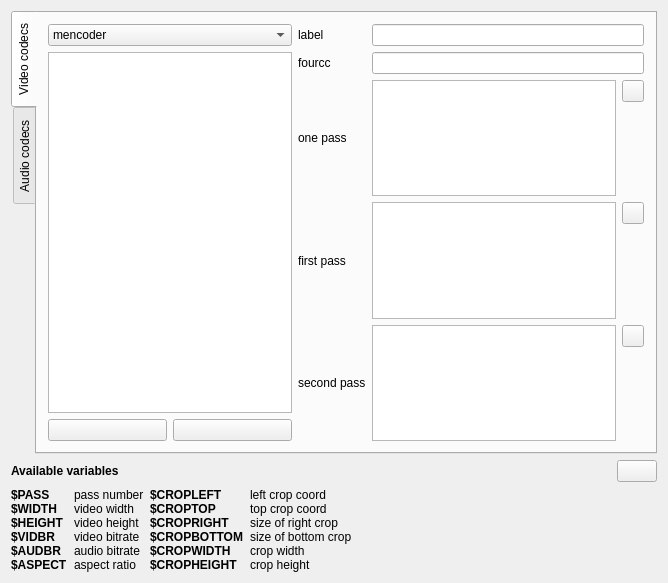
<?xml version="1.0" encoding="UTF-8"?>
<ui version="4.0">
 <class>prefMencoder</class>
 <widget class="QWidget" name="prefMencoder">
  <property name="geometry">
   <rect>
    <x>0</x>
    <y>0</y>
    <width>668</width>
    <height>583</height>
   </rect>
  </property>
  <property name="windowTitle">
   <string>Form1</string>
  </property>
  <layout class="QGridLayout" name="gridLayout_6">
   <item row="1" column="0">
    <widget class="QLabel" name="textLabel1">
     <property name="sizePolicy">
      <sizepolicy hsizetype="Preferred" vsizetype="Fixed">
       <horstretch>0</horstretch>
       <verstretch>0</verstretch>
      </sizepolicy>
     </property>
     <property name="font">
      <font>
       <weight>75</weight>
       <bold>true</bold>
      </font>
     </property>
     <property name="text">
      <string>Available variables</string>
     </property>
     <property name="wordWrap">
      <bool>false</bool>
     </property>
    </widget>
   </item>
   <item row="1" column="1">
    <spacer>
     <property name="orientation">
      <enum>Qt::Horizontal</enum>
     </property>
     <property name="sizeType">
      <enum>QSizePolicy::Expanding</enum>
     </property>
     <property name="sizeHint" stdset="0">
      <size>
       <width>121</width>
       <height>21</height>
      </size>
     </property>
    </spacer>
   </item>
   <item row="2" column="0">
    <layout class="QGridLayout">
     <item row="0" column="0">
      <widget class="QLabel" name="textLabel2">
       <property name="sizePolicy">
        <sizepolicy hsizetype="Fixed" vsizetype="Fixed">
         <horstretch>0</horstretch>
         <verstretch>0</verstretch>
        </sizepolicy>
       </property>
       <property name="font">
        <font>
         <weight>75</weight>
         <bold>true</bold>
        </font>
       </property>
       <property name="text">
        <string>$PASS
$WIDTH
$HEIGHT
$VIDBR
$AUDBR
$ASPECT</string>
       </property>
       <property name="wordWrap">
        <bool>false</bool>
       </property>
      </widget>
     </item>
     <item row="0" column="1">
      <widget class="QLabel" name="textLabel2_2">
       <property name="sizePolicy">
        <sizepolicy hsizetype="Preferred" vsizetype="Fixed">
         <horstretch>0</horstretch>
         <verstretch>0</verstretch>
        </sizepolicy>
       </property>
       <property name="text">
        <string>pass number
video width
video height
video bitrate
audio bitrate
aspect ratio</string>
       </property>
       <property name="wordWrap">
        <bool>false</bool>
       </property>
      </widget>
     </item>
    </layout>
   </item>
   <item row="2" column="1">
    <layout class="QGridLayout" name="gridLayout_5">
     <item row="0" column="0">
      <widget class="QLabel" name="textLabel2_4">
       <property name="sizePolicy">
        <sizepolicy hsizetype="Fixed" vsizetype="Fixed">
         <horstretch>0</horstretch>
         <verstretch>0</verstretch>
        </sizepolicy>
       </property>
       <property name="font">
        <font>
         <weight>75</weight>
         <bold>true</bold>
        </font>
       </property>
       <property name="text">
        <string>$CROPLEFT
$CROPTOP
$CROPRIGHT
$CROPBOTTOM
$CROPWIDTH
$CROPHEIGHT</string>
       </property>
       <property name="wordWrap">
        <bool>false</bool>
       </property>
      </widget>
     </item>
     <item row="0" column="1">
      <widget class="QLabel" name="textLabel2_5">
       <property name="sizePolicy">
        <sizepolicy hsizetype="Preferred" vsizetype="Fixed">
         <horstretch>0</horstretch>
         <verstretch>0</verstretch>
        </sizepolicy>
       </property>
       <property name="text">
        <string>left crop coord
top crop coord
size of right crop
size of bottom crop
crop width
crop height</string>
       </property>
       <property name="wordWrap">
        <bool>false</bool>
       </property>
      </widget>
     </item>
    </layout>
   </item>
   <item row="1" column="2">
    <widget class="QPushButton" name="bReset">
     <property name="sizePolicy">
      <sizepolicy hsizetype="Fixed" vsizetype="Fixed">
       <horstretch>0</horstretch>
       <verstretch>0</verstretch>
      </sizepolicy>
     </property>
     <property name="stdItem" stdset="0">
      <number>21</number>
     </property>
    </widget>
   </item>
   <item row="0" column="0" colspan="3">
    <widget class="QTabWidget" name="tabWidget2">
     <property name="tabPosition">
      <enum>QTabWidget::West</enum>
     </property>
     <property name="currentIndex">
      <number>0</number>
     </property>
     <widget class="QWidget" name="tab">
      <attribute name="title">
       <string>Video codecs</string>
      </attribute>
      <layout class="QGridLayout" name="gridLayout_3">
       <item row="0" column="0" rowspan="5">
        <layout class="QGridLayout" name="gridLayout_2">
         <item row="0" column="0" colspan="2">
          <widget class="QComboBox" name="cbEncoderV">
           <property name="editable">
            <bool>false</bool>
           </property>
           <item>
            <property name="text">
             <string>mencoder</string>
            </property>
           </item>
           <item>
            <property name="text">
             <string>ffmpeg</string>
            </property>
           </item>
          </widget>
         </item>
         <item row="1" column="0" colspan="2">
          <widget class="QListWidget" name="lbvCodecs"/>
         </item>
         <item row="2" column="0">
          <widget class="QPushButton" name="btnAddV">
           <property name="sizePolicy">
            <sizepolicy hsizetype="Minimum" vsizetype="Fixed">
             <horstretch>0</horstretch>
             <verstretch>0</verstretch>
            </sizepolicy>
           </property>
           <property name="stdItem" stdset="0">
            <number>27</number>
           </property>
          </widget>
         </item>
         <item row="2" column="1">
          <widget class="QPushButton" name="btnDeleteV">
           <property name="sizePolicy">
            <sizepolicy hsizetype="Minimum" vsizetype="Fixed">
             <horstretch>0</horstretch>
             <verstretch>0</verstretch>
            </sizepolicy>
           </property>
           <property name="shortcut">
            <string/>
           </property>
           <property name="stdItem" stdset="0">
            <number>28</number>
           </property>
          </widget>
         </item>
        </layout>
       </item>
       <item row="0" column="1">
        <widget class="QLabel" name="textLabel1_3">
         <property name="text">
          <string>label</string>
         </property>
         <property name="wordWrap">
          <bool>false</bool>
         </property>
         <property name="buddy">
          <cstring>leVLabel</cstring>
         </property>
        </widget>
       </item>
       <item row="0" column="2">
        <widget class="QLineEdit" name="leVLabel">
         <property name="enabled">
          <bool>true</bool>
         </property>
        </widget>
       </item>
       <item row="1" column="1">
        <widget class="QLabel" name="textLabel2_3">
         <property name="text">
          <string>fourcc</string>
         </property>
         <property name="wordWrap">
          <bool>false</bool>
         </property>
        </widget>
       </item>
       <item row="1" column="2">
        <widget class="QLineEdit" name="leFourcc"/>
       </item>
       <item row="2" column="1">
        <widget class="QLabel" name="textLabel1_2">
         <property name="text">
          <string>one pass</string>
         </property>
         <property name="wordWrap">
          <bool>false</bool>
         </property>
        </widget>
       </item>
       <item row="2" column="2">
        <layout class="QGridLayout">
         <item row="1" column="1">
          <spacer>
           <property name="orientation">
            <enum>Qt::Vertical</enum>
           </property>
           <property name="sizeType">
            <enum>QSizePolicy::Expanding</enum>
           </property>
           <property name="sizeHint" stdset="0">
            <size>
             <width>20</width>
             <height>90</height>
            </size>
           </property>
          </spacer>
         </item>
         <item row="0" column="0" rowspan="2">
          <widget class="QTextEdit" name="teOpt1">
           <property name="enabled">
            <bool>true</bool>
           </property>
           <property name="text">
            <string/>
           </property>
          </widget>
         </item>
         <item row="0" column="1">
          <widget class="QToolButton" name="btnOpt1">
           <property name="sizePolicy">
            <sizepolicy hsizetype="Minimum" vsizetype="Fixed">
             <horstretch>0</horstretch>
             <verstretch>0</verstretch>
            </sizepolicy>
           </property>
           <property name="minimumSize">
            <size>
             <width>22</width>
             <height>22</height>
            </size>
           </property>
           <property name="maximumSize">
            <size>
             <width>22</width>
             <height>22</height>
            </size>
           </property>
           <property name="text">
            <string/>
           </property>
          </widget>
         </item>
        </layout>
       </item>
       <item row="3" column="1">
        <widget class="QLabel" name="textLabel1_2_3">
         <property name="text">
          <string>first pass</string>
         </property>
         <property name="wordWrap">
          <bool>false</bool>
         </property>
        </widget>
       </item>
       <item row="3" column="2">
        <layout class="QGridLayout">
         <item row="0" column="0" rowspan="2">
          <widget class="QTextEdit" name="teOpt2">
           <property name="enabled">
            <bool>true</bool>
           </property>
          </widget>
         </item>
         <item row="1" column="1">
          <spacer>
           <property name="orientation">
            <enum>Qt::Vertical</enum>
           </property>
           <property name="sizeType">
            <enum>QSizePolicy::Expanding</enum>
           </property>
           <property name="sizeHint" stdset="0">
            <size>
             <width>20</width>
             <height>81</height>
            </size>
           </property>
          </spacer>
         </item>
         <item row="0" column="1">
          <widget class="QToolButton" name="btnOpt2">
           <property name="minimumSize">
            <size>
             <width>22</width>
             <height>22</height>
            </size>
           </property>
           <property name="maximumSize">
            <size>
             <width>22</width>
             <height>22</height>
            </size>
           </property>
           <property name="text">
            <string/>
           </property>
          </widget>
         </item>
        </layout>
       </item>
       <item row="4" column="1">
        <widget class="QLabel" name="textLabel1_2_3_2">
         <property name="text">
          <string>second pass</string>
         </property>
         <property name="wordWrap">
          <bool>false</bool>
         </property>
        </widget>
       </item>
       <item row="4" column="2">
        <layout class="QGridLayout">
         <item row="0" column="0" rowspan="2">
          <widget class="QTextEdit" name="teOpt3">
           <property name="enabled">
            <bool>true</bool>
           </property>
          </widget>
         </item>
         <item row="0" column="1">
          <widget class="QToolButton" name="btnOpt3">
           <property name="minimumSize">
            <size>
             <width>22</width>
             <height>22</height>
            </size>
           </property>
           <property name="maximumSize">
            <size>
             <width>22</width>
             <height>22</height>
            </size>
           </property>
           <property name="text">
            <string/>
           </property>
          </widget>
         </item>
         <item row="1" column="1">
          <spacer>
           <property name="orientation">
            <enum>Qt::Vertical</enum>
           </property>
           <property name="sizeType">
            <enum>QSizePolicy::Expanding</enum>
           </property>
           <property name="sizeHint" stdset="0">
            <size>
             <width>20</width>
             <height>60</height>
            </size>
           </property>
          </spacer>
         </item>
        </layout>
       </item>
      </layout>
     </widget>
     <widget class="QWidget" name="tab">
      <attribute name="title">
       <string>Audio codecs</string>
      </attribute>
      <layout class="QGridLayout" name="gridLayout_4">
       <item row="0" column="0" rowspan="4">
        <layout class="QGridLayout" name="gridLayout">
         <item row="0" column="0" colspan="2">
          <widget class="QComboBox" name="cbEncoderA">
           <property name="editable">
            <bool>false</bool>
           </property>
           <item>
            <property name="text">
             <string>mencoder</string>
            </property>
           </item>
           <item>
            <property name="text">
             <string>ffmpeg</string>
            </property>
           </item>
          </widget>
         </item>
         <item row="1" column="0" colspan="2">
          <widget class="QListWidget" name="lbaCodecs"/>
         </item>
         <item row="2" column="0">
          <widget class="QPushButton" name="btnAddA">
           <property name="sizePolicy">
            <sizepolicy hsizetype="Minimum" vsizetype="Fixed">
             <horstretch>0</horstretch>
             <verstretch>0</verstretch>
            </sizepolicy>
           </property>
           <property name="stdItem" stdset="0">
            <number>27</number>
           </property>
          </widget>
         </item>
         <item row="2" column="1">
          <widget class="QPushButton" name="btnDeleteA">
           <property name="sizePolicy">
            <sizepolicy hsizetype="Minimum" vsizetype="Fixed">
             <horstretch>0</horstretch>
             <verstretch>0</verstretch>
            </sizepolicy>
           </property>
           <property name="stdItem" stdset="0">
            <number>28</number>
           </property>
          </widget>
         </item>
        </layout>
       </item>
       <item row="0" column="1">
        <widget class="QLabel" name="textLabel3">
         <property name="text">
          <string>label</string>
         </property>
         <property name="wordWrap">
          <bool>false</bool>
         </property>
         <property name="buddy">
          <cstring>leALabel</cstring>
         </property>
        </widget>
       </item>
       <item row="0" column="2">
        <widget class="QLineEdit" name="leALabel"/>
       </item>
       <item row="1" column="2">
        <layout class="QGridLayout">
         <item row="1" column="1">
          <spacer>
           <property name="orientation">
            <enum>Qt::Vertical</enum>
           </property>
           <property name="sizeType">
            <enum>QSizePolicy::Expanding</enum>
           </property>
           <property name="sizeHint" stdset="0">
            <size>
             <width>20</width>
             <height>78</height>
            </size>
           </property>
          </spacer>
         </item>
         <item row="0" column="1">
          <widget class="QToolButton" name="btnOptA">
           <property name="sizePolicy">
            <sizepolicy hsizetype="Minimum" vsizetype="Fixed">
             <horstretch>0</horstretch>
             <verstretch>0</verstretch>
            </sizepolicy>
           </property>
           <property name="minimumSize">
            <size>
             <width>22</width>
             <height>22</height>
            </size>
           </property>
           <property name="maximumSize">
            <size>
             <width>22</width>
             <height>22</height>
            </size>
           </property>
           <property name="text">
            <string/>
           </property>
          </widget>
         </item>
         <item row="0" column="0" rowspan="2">
          <widget class="QTextEdit" name="teOptA"/>
         </item>
        </layout>
       </item>
       <item row="2" column="1">
        <widget class="QLabel" name="textLabel1_2_2_2">
         <property name="sizePolicy">
          <sizepolicy hsizetype="Preferred" vsizetype="Fixed">
           <horstretch>0</horstretch>
           <verstretch>0</verstretch>
          </sizepolicy>
         </property>
         <property name="text">
          <string>options</string>
         </property>
         <property name="wordWrap">
          <bool>false</bool>
         </property>
        </widget>
       </item>
       <item row="3" column="1">
        <widget class="QLabel" name="label_2">
         <property name="text">
          <string>extension</string>
         </property>
        </widget>
       </item>
       <item row="3" column="2">
        <widget class="QLineEdit" name="leExtension"/>
       </item>
      </layout>
     </widget>
    </widget>
   </item>
  </layout>
 </widget>
 <layoutdefault spacing="6" margin="11"/>
 <customwidgets>
  <customwidget>
   <class>QPushButton</class>
   <extends>QPushButton</extends>
   <header>qpushbutton.h</header>
  </customwidget>
 </customwidgets>
 <tabstops>
  <tabstop>tabWidget2</tabstop>
  <tabstop>cbEncoderV</tabstop>
  <tabstop>lbvCodecs</tabstop>
  <tabstop>btnAddV</tabstop>
  <tabstop>btnDeleteV</tabstop>
  <tabstop>leVLabel</tabstop>
  <tabstop>leFourcc</tabstop>
  <tabstop>teOpt1</tabstop>
  <tabstop>btnOpt1</tabstop>
  <tabstop>teOpt2</tabstop>
  <tabstop>btnOpt2</tabstop>
  <tabstop>teOpt3</tabstop>
  <tabstop>btnOpt3</tabstop>
  <tabstop>cbEncoderA</tabstop>
  <tabstop>lbaCodecs</tabstop>
  <tabstop>btnAddA</tabstop>
  <tabstop>btnDeleteA</tabstop>
  <tabstop>leALabel</tabstop>
  <tabstop>teOptA</tabstop>
  <tabstop>btnOptA</tabstop>
  <tabstop>leExtension</tabstop>
  <tabstop>bReset</tabstop>
 </tabstops>
 <includes>
  <include location="local">qpushbutton.h</include>
  <include location="local">qpushbutton.h</include>
  <include location="local">qpushbutton.h</include>
  <include location="local">qpushbutton.h</include>
  <include location="local">qpushbutton.h</include>
  <include location="local">qpushbutton.h</include>
  <include location="local">qpushbutton.h</include>
  <include location="local">qpushbutton.h</include>
  <include location="local">qpushbutton.h</include>
 </includes>
 <resources/>
 <connections>
  <connection>
   <sender>lbvCodecs</sender>
   <signal>currentItemChanged(QListWidgetItem*,QListWidgetItem*)</signal>
   <receiver>prefMencoder</receiver>
   <slot>lbvCodecsCurrentChanged(QListWidgetItem*,QListWidgetItem*)</slot>
   <hints>
    <hint type="sourcelabel">
     <x>32</x>
     <y>54</y>
    </hint>
    <hint type="destinationlabel">
     <x>20</x>
     <y>20</y>
    </hint>
   </hints>
  </connection>
  <connection>
   <sender>teOpt1</sender>
   <signal>textChanged()</signal>
   <receiver>prefMencoder</receiver>
   <slot>teOpt1TextChanged()</slot>
   <hints>
    <hint type="sourcelabel">
     <x>198</x>
     <y>93</y>
    </hint>
    <hint type="destinationlabel">
     <x>20</x>
     <y>20</y>
    </hint>
   </hints>
  </connection>
  <connection>
   <sender>teOpt2</sender>
   <signal>textChanged()</signal>
   <receiver>prefMencoder</receiver>
   <slot>teOpt2TextChanged()</slot>
   <hints>
    <hint type="sourcelabel">
     <x>198</x>
     <y>217</y>
    </hint>
    <hint type="destinationlabel">
     <x>20</x>
     <y>20</y>
    </hint>
   </hints>
  </connection>
  <connection>
   <sender>leVLabel</sender>
   <signal>textChanged(QString)</signal>
   <receiver>prefMencoder</receiver>
   <slot>leVLabelTextChanged(QString)</slot>
   <hints>
    <hint type="sourcelabel">
     <x>197</x>
     <y>53</y>
    </hint>
    <hint type="destinationlabel">
     <x>20</x>
     <y>20</y>
    </hint>
   </hints>
  </connection>
  <connection>
   <sender>teOpt3</sender>
   <signal>textChanged()</signal>
   <receiver>prefMencoder</receiver>
   <slot>teOpt3TextChanged()</slot>
   <hints>
    <hint type="sourcelabel">
     <x>198</x>
     <y>340</y>
    </hint>
    <hint type="destinationlabel">
     <x>20</x>
     <y>20</y>
    </hint>
   </hints>
  </connection>
  <connection>
   <sender>lbaCodecs</sender>
   <signal>currentItemChanged(QListWidgetItem*,QListWidgetItem*)</signal>
   <receiver>prefMencoder</receiver>
   <slot>lbaCodecsCurrentChanged(QListWidgetItem*,QListWidgetItem*)</slot>
   <hints>
    <hint type="sourcelabel">
     <x>32</x>
     <y>54</y>
    </hint>
    <hint type="destinationlabel">
     <x>20</x>
     <y>20</y>
    </hint>
   </hints>
  </connection>
  <connection>
   <sender>teOptA</sender>
   <signal>textChanged()</signal>
   <receiver>prefMencoder</receiver>
   <slot>teOptATextChanged()</slot>
   <hints>
    <hint type="sourcelabel">
     <x>175</x>
     <y>68</y>
    </hint>
    <hint type="destinationlabel">
     <x>20</x>
     <y>20</y>
    </hint>
   </hints>
  </connection>
  <connection>
   <sender>leALabel</sender>
   <signal>textChanged(QString)</signal>
   <receiver>prefMencoder</receiver>
   <slot>leALabelTextChanged(QString)</slot>
   <hints>
    <hint type="sourcelabel">
     <x>174</x>
     <y>53</y>
    </hint>
    <hint type="destinationlabel">
     <x>20</x>
     <y>20</y>
    </hint>
   </hints>
  </connection>
  <connection>
   <sender>btnOpt1</sender>
   <signal>clicked()</signal>
   <receiver>prefMencoder</receiver>
   <slot>btnOpt1Clicked()</slot>
   <hints>
    <hint type="sourcelabel">
     <x>629</x>
     <y>93</y>
    </hint>
    <hint type="destinationlabel">
     <x>20</x>
     <y>20</y>
    </hint>
   </hints>
  </connection>
  <connection>
   <sender>btnOpt2</sender>
   <signal>clicked()</signal>
   <receiver>prefMencoder</receiver>
   <slot>btnOpt2Clicked()</slot>
   <hints>
    <hint type="sourcelabel">
     <x>629</x>
     <y>217</y>
    </hint>
    <hint type="destinationlabel">
     <x>20</x>
     <y>20</y>
    </hint>
   </hints>
  </connection>
  <connection>
   <sender>btnOpt3</sender>
   <signal>clicked()</signal>
   <receiver>prefMencoder</receiver>
   <slot>btnOpt3Clicked()</slot>
   <hints>
    <hint type="sourcelabel">
     <x>629</x>
     <y>340</y>
    </hint>
    <hint type="destinationlabel">
     <x>20</x>
     <y>20</y>
    </hint>
   </hints>
  </connection>
  <connection>
   <sender>btnOptA</sender>
   <signal>clicked()</signal>
   <receiver>prefMencoder</receiver>
   <slot>btnOptAClicked()</slot>
   <hints>
    <hint type="sourcelabel">
     <x>629</x>
     <y>68</y>
    </hint>
    <hint type="destinationlabel">
     <x>20</x>
     <y>20</y>
    </hint>
   </hints>
  </connection>
  <connection>
   <sender>btnAddA</sender>
   <signal>clicked()</signal>
   <receiver>prefMencoder</receiver>
   <slot>btnAddAClicked()</slot>
   <hints>
    <hint type="sourcelabel">
     <x>32</x>
     <y>444</y>
    </hint>
    <hint type="destinationlabel">
     <x>20</x>
     <y>20</y>
    </hint>
   </hints>
  </connection>
  <connection>
   <sender>btnAddV</sender>
   <signal>clicked()</signal>
   <receiver>prefMencoder</receiver>
   <slot>btnAddVClicked()</slot>
   <hints>
    <hint type="sourcelabel">
     <x>32</x>
     <y>444</y>
    </hint>
    <hint type="destinationlabel">
     <x>20</x>
     <y>20</y>
    </hint>
   </hints>
  </connection>
  <connection>
   <sender>btnDeleteA</sender>
   <signal>clicked()</signal>
   <receiver>prefMencoder</receiver>
   <slot>btnDeleteAClicked()</slot>
   <hints>
    <hint type="sourcelabel">
     <x>85</x>
     <y>444</y>
    </hint>
    <hint type="destinationlabel">
     <x>20</x>
     <y>20</y>
    </hint>
   </hints>
  </connection>
  <connection>
   <sender>btnDeleteV</sender>
   <signal>clicked()</signal>
   <receiver>prefMencoder</receiver>
   <slot>btnDeleteVClicked()</slot>
   <hints>
    <hint type="sourcelabel">
     <x>85</x>
     <y>444</y>
    </hint>
    <hint type="destinationlabel">
     <x>20</x>
     <y>20</y>
    </hint>
   </hints>
  </connection>
  <connection>
   <sender>leFourcc</sender>
   <signal>textChanged(QString)</signal>
   <receiver>prefMencoder</receiver>
   <slot>leFourccTextChanged(QString)</slot>
   <hints>
    <hint type="sourcelabel">
     <x>197</x>
     <y>67</y>
    </hint>
    <hint type="destinationlabel">
     <x>20</x>
     <y>20</y>
    </hint>
   </hints>
  </connection>
  <connection>
   <sender>bReset</sender>
   <signal>clicked()</signal>
   <receiver>prefMencoder</receiver>
   <slot>bResetClicked()</slot>
   <hints>
    <hint type="sourcelabel">
     <x>647</x>
     <y>534</y>
    </hint>
    <hint type="destinationlabel">
     <x>20</x>
     <y>20</y>
    </hint>
   </hints>
  </connection>
  <connection>
   <sender>cbEncoderA</sender>
   <signal>currentIndexChanged(QString)</signal>
   <receiver>prefMencoder</receiver>
   <slot>cbEncoderATextChanged(QString)</slot>
   <hints>
    <hint type="sourcelabel">
     <x>412</x>
     <y>447</y>
    </hint>
    <hint type="destinationlabel">
     <x>335</x>
     <y>293</y>
    </hint>
   </hints>
  </connection>
  <connection>
   <sender>leExtension</sender>
   <signal>textChanged(QString)</signal>
   <receiver>prefMencoder</receiver>
   <slot>leExtensionTextChanged(QString)</slot>
   <hints>
    <hint type="sourcelabel">
     <x>416</x>
     <y>447</y>
    </hint>
    <hint type="destinationlabel">
     <x>335</x>
     <y>293</y>
    </hint>
   </hints>
  </connection>
  <connection>
   <sender>cbEncoderV</sender>
   <signal>currentIndexChanged(QString)</signal>
   <receiver>prefMencoder</receiver>
   <slot>cbEncoderVTextChanged(QString)</slot>
   <hints>
    <hint type="sourcelabel">
     <x>424</x>
     <y>447</y>
    </hint>
    <hint type="destinationlabel">
     <x>335</x>
     <y>293</y>
    </hint>
   </hints>
  </connection>
 </connections>
 <slots>
  <slot>cbEncoderATextChanged(QString)</slot>
  <slot>leExtensionTextChanged(QString)</slot>
  <slot>cbEncoderVTextChanged(QString)</slot>
 </slots>
</ui>
